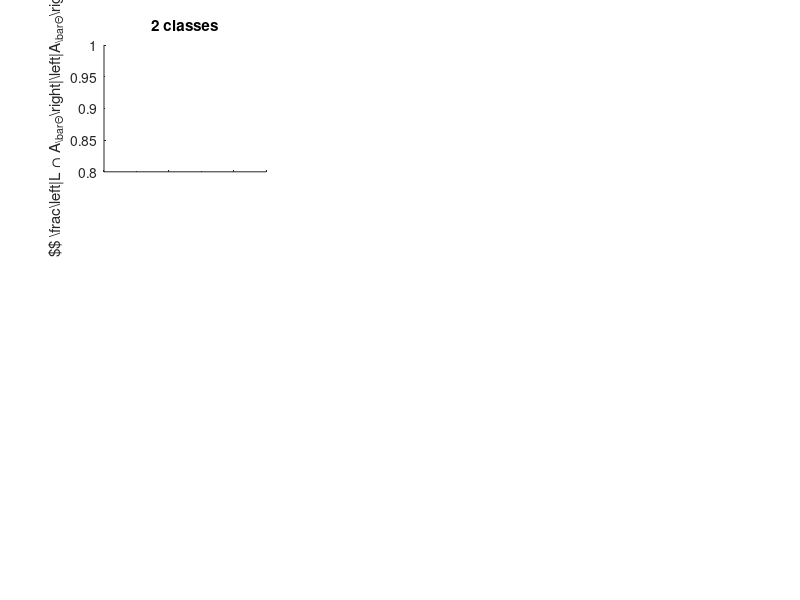

Reproduce this figure in MATLAB. (Note: this script raises an error after producing the figure.)
hFig = figure(1);
set(hFig, 'Position', [100 0 1000 700])

counter=1;
for z=1:3
    for y=1:3
        subplot(3,3,counter);
        set(0,'DefaultTextInterpreter', 'latex')
        hold on
        axis([0.5 1 0.8 1]);
        if(counter>6)
            xlabel('$$ \frac{\left|A_{\bar{\Theta}}\right|}{|X|} $$');
        else
            xlabel('');
            set(gca,'XTickLabel',{});
        end
        if(mod((counter-1),3) == 0)
            ylabel('$$ \frac{\left|L \cap A_{\bar{\Theta}}\right|}{\left|A_{\bar{\Theta}}\right|} $$');
        else
            ylabel('');
            set(gca,'YTickLabel',{}) 
        end
        if(counter==1)
            title('2 classes');
        elseif(counter==2)
            title('4 classes');
        elseif(counter==3)
            title('8 classes');
        end
        
        if(mod((counter-1),3) == 0)
            randTest1DARC;
        end
        if(mod((counter-2),3) == 0)
            randTest2DARC;
        end
        if(mod((counter-3),3) == 0)
            randTest3DARC;
        end
        counter = counter + 1;
        hold off
    end
end